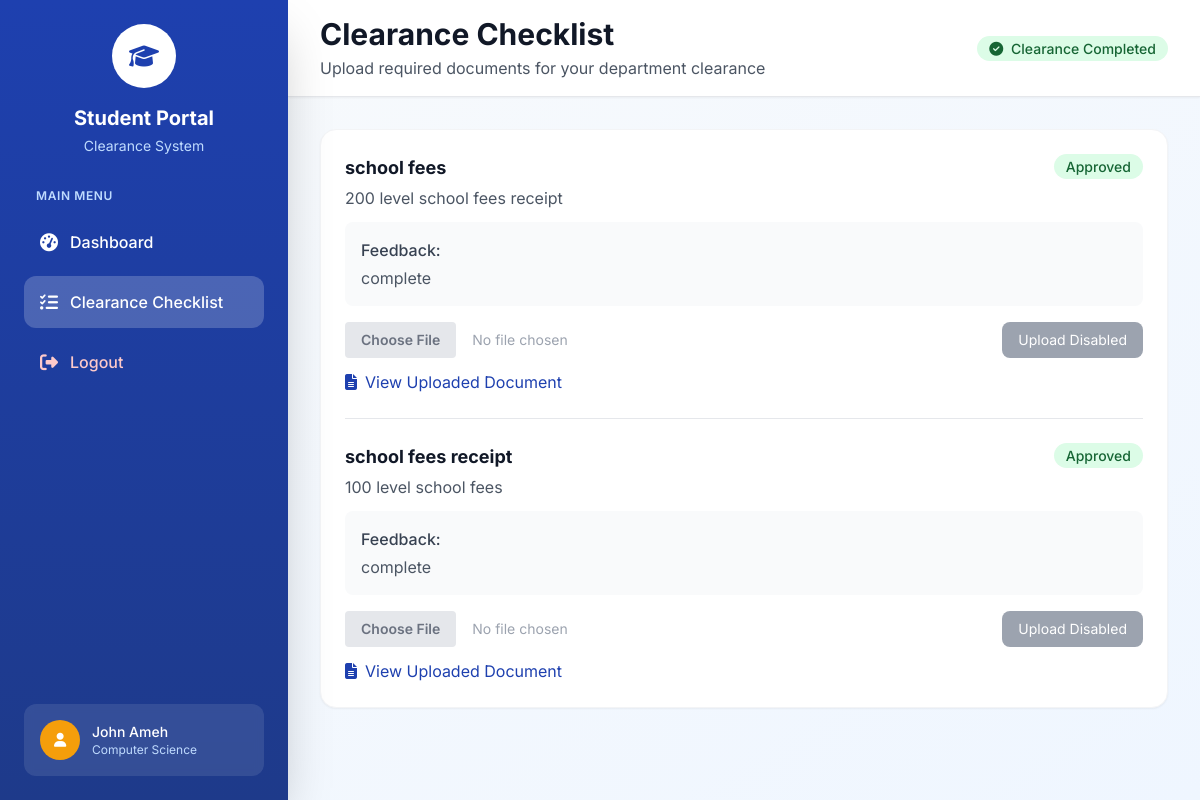
Page /student/clearance.php (signed in) on the committed database.
### tables this page shows
CREATE TABLE `student_documents` (
  `id` int(11) NOT NULL,
  `student_id` int(11) NOT NULL,
  `requirement_id` int(11) NOT NULL,
  `document_path` varchar(255) NOT NULL,
  `uploaded_at` timestamp NOT NULL DEFAULT current_timestamp(),
  `status` enum('pending','approved','rejected') DEFAULT 'pending',
  `feedback` text DEFAULT NULL
);

CREATE TABLE `clearance_requirements` (
  `id` int(11) NOT NULL,
  `department_id` int(11) NOT NULL,
  `document_name` varchar(100) NOT NULL,
  `description` text DEFAULT NULL,
  `created_by` int(11) NOT NULL,
  `created_at` timestamp NOT NULL DEFAULT current_timestamp()
);

### student/clearance.php (the view, shortened to what this page needs)
<?php
require_once '../includes/auth.php';
$stmt = $pdo->prepare("
    SELECT cr.id, cr.document_name, cr.description,
           sd.document_path, sd.status, sd.feedback
    FROM clearance_requirements cr
    LEFT JOIN student_documents sd ON cr.id = sd.requirement_id AND sd.student_id = ?
    WHERE cr.department_id = (SELECT id FROM departments WHERE name = ?)
    ORDER BY cr.document_name
");
$stmt->execute([$_SESSION['user_id'], $_SESSION['department']]);
$requirements = $stmt->fetchAll(PDO::FETCH_ASSOC);
$stmt = $pdo->prepare("
    SELECT is_complete FROM clearance_status WHERE student_id = ?
");
$stmt->execute([$_SESSION['user_id']]);
$clearance_status = $stmt->fetch();
$is_complete = $clearance_status ? $clearance_status['is_complete'] : false;
?>
<!DOCTYPE html>
<html lang="en">
<head>
    <script src="https://cdn.tailwindcss.com"></script>
    <link rel="stylesheet" href="https://cdnjs.cloudflare.com/ajax/libs/font-awesome/6.4.0/css/all.min.css">
</head>
<body class="bg-gradient-to-br from-slate-50 to-blue-50 font-sans">
    <div class="flex h-screen overflow-hidden">
        <div id="sidebar" class="bg-gradient-to-b from-university-blue to-university-dark text-white w-72 p-6 fixed md:relative h-full -translate-x-full md:translate-x-0 sidebar-transition z-40 shadow-2xl">
            <div class="mb-8 text-center">
                <div class="w-16 h-16 bg-white rounded-full mx-auto mb-4 flex items-center justify-center">
                    <i class="fas fa-graduation-cap text-university-blue text-2xl"></i>
                </div>
                <h1 class="text-xl font-bold mb-1">Student Portal</h1>
                <p class="text-blue-200 text-sm">Clearance System</p>
            </div>
            <nav class="space-y-2">
                <div class="text-blue-200 text-xs font-semibold uppercase tracking-wider mb-3 px-3">Main Menu</div>
                <a href="dashboard.php" class="nav-item flex items-center space-x-3 px-4 py-3 hover:bg-white hover:bg-opacity-20 rounded-xl transition-all duration-200 group">
                    <i class="fas fa-tachometer-alt text-lg group-hover:scale-110 transition-transform"></i>
                    <span class="font-medium">Dashboard</span>
                </a>
                <a href="clearance.php" class="nav-item active flex items-center space-x-3 px-4 py-3 bg-white bg-opacity-20 rounded-xl transition-all duration-200 hover:bg-opacity-30 group">
                    <i class="fas fa-list-check text-lg group-hover:scale-110 transition-transform"></i>
                    <span class="font-medium">Clearance Checklist</span>
                </a>
                <a href="../includes/logout.php" class="nav-item flex items-center space-x-3 px-4 py-3 hover:bg-red-500 hover:bg-opacity-20 rounded-xl transition-all duration-200 group text-red-200">
                    <i class="fas fa-sign-out-alt text-lg group-hover:scale-110 transition-transform"></i>
                    <span class="font-medium">Logout</span>
                </a>
            </nav>
            <div class="absolute bottom-6 left-6 right-6">
                <div class="bg-white bg-opacity-10 rounded-xl p-4 backdrop-blur-sm">
                    <div class="flex items-center space-x-3">
                        <div class="w-10 h-10 bg-accent-gold rounded-full flex items-center justify-center">
                            <i class="fas fa-user text-white text-sm"></i>
                        </div>
                        <div>
                            <p class="font-medium text-sm"><?= htmlspecialchars($_SESSION['full_name']) ?></p>
                            <p class="text-blue-200 text-xs"><?= htmlspecialchars($_SESSION['department']) ?></p>
                        </div>
                    </div>
                </div>
            </div>
        </div>
        <div id="main-content" class="flex-1 overflow-auto custom-scrollbar">
            <header class="bg-white shadow-sm border-b border-gray-200 px-6 py-4 md:px-8">
                <div class="flex flex-col md:flex-row md:justify-between md:items-center gap-2">
                    <div>
                        <h1 class="text-2xl md:text-3xl font-bold text-gray-900">Clearance Checklist</h1>
                        <p class="text-gray-600 mt-1">Upload required documents for your department clearance</p>
                    </div>
                    <div>
                        <?php if ($is_complete): ?>
                            <span class="bg-green-100 text-green-800 px-3 py-1 rounded-full text-sm font-medium">
                                <i class="fas fa-check-circle mr-1"></i> Clearance Completed
                            </span>
                        <?php else: ?>
                            <span class="bg-yellow-100 text-yellow-800 px-3 py-1 rounded-full text-sm font-medium">
                                <i class="fas fa-exclamation-circle mr-1"></i> Clearance Incomplete
                            </span>
                        <?php endif; ?>
                    </div>
                </div>
            </header>
            <main class="p-6 md:p-8 space-y-6">
                <div class="bg-white p-6 rounded-2xl shadow-sm border border-gray-100 fade-in hover-lift">
                    <?php if (empty($requirements)): ?>
                        <p class="text-gray-500 text-center py-4">No clearance requirements found for your department.</p>
                    <?php else: ?>
                        <div class="space-y-6">
                            <?php foreach ($requirements as $req): ?>
                                <div class="border-b border-gray-200 pb-6 last:border-b-0 last:pb-0">
                                    <div class="flex flex-col md:flex-row md:justify-between md:items-start gap-4 mb-3">
                                        <div class="flex-1">
                                            <h3 class="font-bold text-lg text-gray-900"><?= htmlspecialchars($req['document_name']) ?></h3>
                                            <?php if ($req['description']): ?>
                                                <p class="text-gray-600 mt-1"><?= htmlspecialchars($req['description']) ?></p>
                                            <?php endif; ?>
                                        </div>
                                        <div>
                                            <?php if ($req['status'] === 'approved'): ?>
                                                <span class="bg-green-100 text-green-800 px-3 py-1 rounded-full text-sm font-medium">
                                                    Approved
                                                </span>
                                            <?php elseif ($req['status'] === 'rejected'): ?>
                                                <span class="bg-red-100 text-red-800 px-3 py-1 rounded-full text-sm font-medium">
                                                    Rejected
                                                </span>
                                            <?php else: ?>
                                                <span class="bg-yellow-100 text-yellow-800 px-3 py-1 rounded-full text-sm font-medium">
                                                    <?= $req['document_path'] ? 'Pending' : 'Missing' ?>
                                                </span>
                                            <?php endif; ?>
                                        </div>
                                    </div>
                                    <?php if ($req['feedback']): ?>
                                        <div class="bg-gray-50 p-4 rounded-lg mb-4">
                                            <p class="font-medium text-gray-700 mb-1">Feedback:</p>
                                            <p class="text-gray-600"><?= htmlspecialchars($req['feedback']) ?></p>
                                        </div>
                                    <?php endif; ?>
                                    <?php if ($is_complete || $req['status'] === 'approved'): ?>
                                        <div class="flex flex-col md:flex-row md:items-center gap-3 upload-form">
                                            <div class="flex-1">
                                                <input type="file"
                                                    disabled
                                                    class="block w-full text-sm text-gray-400
                                                              file:mr-4 file:py-2 file:px-4
                                                              file:rounded file:border-0
                                                              file:text-sm file:font-semibold
                                                              file:bg-gray-200 file:text-gray-500
                                                              cursor-not-allowed">
                                            </div>
                                            <button type="button"
                                                disabled
                                                class="px-4 py-2 bg-gray-400 text-white rounded-lg cursor-not-allowed text-sm">
                                                Upload Disabled
                                            </button>
                                        </div>
                                    <?php endif; ?>
                                    <?php if ($req['document_path']): ?>
                                        <div class="mt-3">
                                            <a href="../uploads/<?= htmlspecialchars($req['document_path']) ?>"
                                                target="_blank"
                                                class="inline-flex items-center text-university-blue hover:text-university-dark hover:underline">
                                                <i class="fas fa-file-alt mr-2"></i> View Uploaded Document
                                            </a>
                                        </div>
                                    <?php endif; ?>
                                </div>
                            <?php endforeach; ?>
                        </div>
                    <?php endif; ?>
                </div>
            </main>
        </div>
    </div>
</body>
</html>

### student/clearance.php (style rules this page uses)
.fade-in { animation: fadeIn 0.5s ease-in-out; }
.sidebar-transition { transition: transform 0.3s cubic-bezier(0.4, 0, 0.2, 1); }
.hover-lift { transition: transform 0.2s ease-in-out, box-shadow 0.2s ease-in-out; }

### rows in the picture
student_documents: requirement.document_name "school fees", requirement.description "200 level school fees receipt", status "Approved", feedback "complete"
student_documents: requirement.document_name "school fees receipt", requirement.description "100 level school fees", status "Approved", feedback "complete"

### other values in the picture
$_SESSION['full_name'] "John Ameh"
$_SESSION['department'] "Computer Science"
